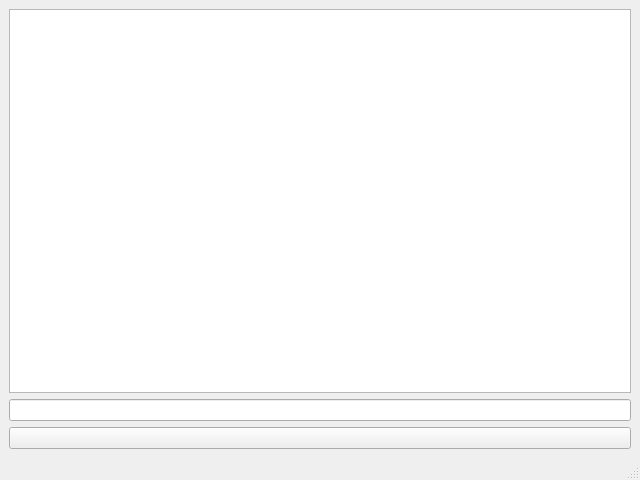
<?xml version="1.0" encoding="UTF-8"?>
<ui version="4.0">
 <class>MainWindow</class>
 <widget class="QMainWindow" name="MainWindow">
  <property name="geometry">
   <rect>
    <x>0</x>
    <y>0</y>
    <width>640</width>
    <height>480</height>
   </rect>
  </property>
  <property name="windowTitle">
   <string>Test_ChatGPT_Qt_1</string>
  </property>
  <widget class="QWidget" name="centralwidget">
   <layout class="QVBoxLayout" name="verticalLayout">
    <item>
     <widget class="QTextEdit" name="textEdit">
      <property name="readOnly">
       <bool>true</bool>
      </property>
     </widget>
    </item>
    <item>
     <widget class="QLineEdit" name="lineEdit"/>
    </item>
    <item>
     <widget class="QPushButton" name="sendButton">
      <property name="text">
       <string/>
      </property>
     </widget>
    </item>
   </layout>
  </widget>
  <widget class="QMenuBar" name="menubar">
   <property name="geometry">
    <rect>
     <x>0</x>
     <y>0</y>
     <width>640</width>
     <height>26</height>
    </rect>
   </property>
  </widget>
  <widget class="QStatusBar" name="statusbar"/>
 </widget>
 <resources/>
 <connections/>
</ui>
